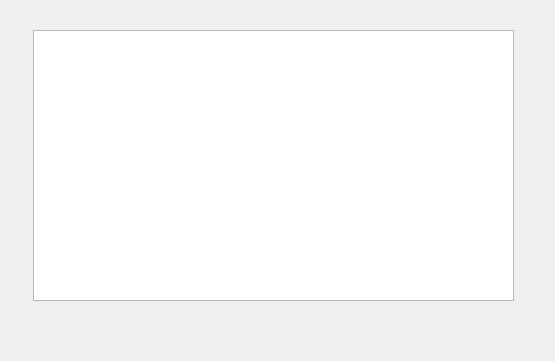
<?xml version="1.0" encoding="UTF-8"?>
<ui version="4.0">
 <class>Dialog</class>
 <widget class="QDialog" name="Dialog">
  <property name="geometry">
   <rect>
    <x>0</x>
    <y>0</y>
    <width>555</width>
    <height>361</height>
   </rect>
  </property>
  <property name="windowTitle">
   <string>Dialog</string>
  </property>
  <widget class="QTextEdit" name="textEdit">
   <property name="geometry">
    <rect>
     <x>33</x>
     <y>30</y>
     <width>481</width>
     <height>271</height>
    </rect>
   </property>
  </widget>
 </widget>
 <resources/>
 <connections/>
</ui>
